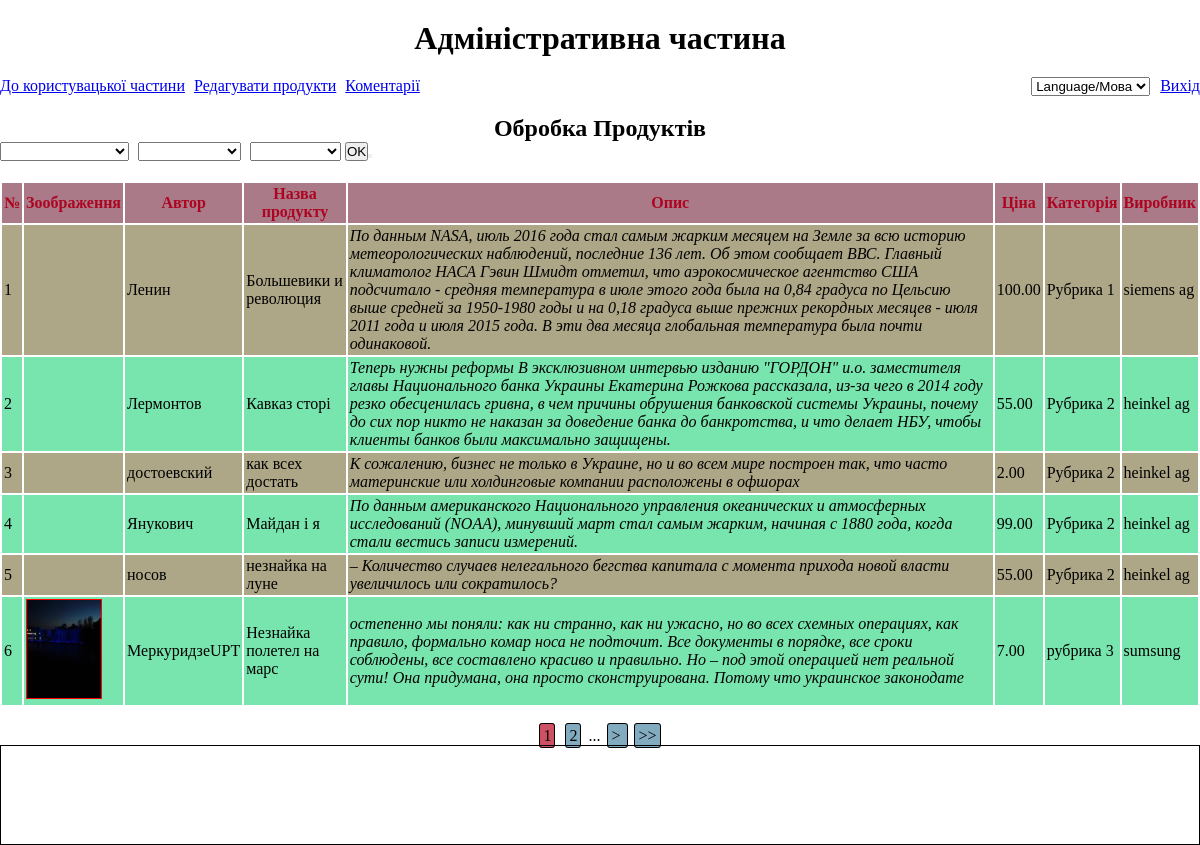
/adminProducts (signed in), run on the app's committed database.
### tables this page shows
CREATE TABLE `products` (
  `id` int(11) UNSIGNED NOT NULL,
  `author` varchar(50) NOT NULL,
  `title` varchar(50) NOT NULL,
  `description` text NOT NULL,
  `body` text NOT NULL,
  `price` decimal(12,2) NOT NULL,
  `cat_id` int(11) UNSIGNED DEFAULT NULL,
  `manf_id` int(11) UNSIGNED DEFAULT NULL
);

CREATE TABLE `categories` (
  `id` int(10) UNSIGNED NOT NULL,
  `title` varchar(50) NOT NULL,
  `parent_id` int(11) UNSIGNED NOT NULL,
  `eng_translit_title` varchar(50) NOT NULL
);

CREATE TABLE `manufacturers` (
  `id` int(10) UNSIGNED NOT NULL,
  `eng_translit_title` varchar(255) NOT NULL,
  `title` varchar(255) NOT NULL,
  `url` varchar(255) NOT NULL
);

### resources/admintemplate/index.php (called while the page is built, shortened)
<?php
    require_once "header.php";
    $view=$router->getView($view);
    include_once ($view);
    require_once "footer.php";

### public/index.php (called while the page is built, shortened)
<?php
$router = new Application();
$controller=$router->getController();
$data_and_view = $router->runController($controller);
$template_folder = $router->findAppropriateTemplate($view);
require_once PATH_SITE."/resources/".$template_folder."/index.php";

### app/core/database.php (called while the page is built, shortened)
<?php
class DataBase {
    function __construct(){
     try{
           $this->conn = new \PDO('mysql:dbname='.NAME_BD.';host='.HOST.'', USER, PASSWORD, array(\PDO::MYSQL_ATTR_INIT_COMMAND => 'SET NAMES\'UTF8\''));
        }catch(\PDOException $e) {die("Ошибка соединения с базой или хостом:".$e->getMessage());}
    }
}
?>

### app/protected/models/db_catalog.php (called while the page is built, shortened)
<?php
class DB_Catalog extends DataBase
{
    private $amount;
    private $page;
    private $category;
    private $manufacturer;
    public function __construct($inAdmin = false)
    {
        $this->amount = ($inAdmin)? AMOUNTONPAGEADMIN: AMOUNTONPAGE;
        $this->page = $_GET['p']?? $_POST['p']?? 1;
        $this->category='';
        $this->manufacturer='';
    }
    public function getCatalog()
    {
        $page= ($this->page-1)*$this->amount;
        $this->order='';
        $order= $_GET['order']?? $_POST['order']?? null;
            switch( @ $order){
                default: $this->order= ' ORDER BY `p`.`title` ASC'; break;
            }
        $sql="SELECT `p`.`id` AS product_id , `p`.`author`, `p`.`title` as product_title , `p`.`description`, `p`.`body`,
              `p`.`price`, `p`.`cat_id` AS `product_cat_id`, `p`.`manf_id`,  `c`.`id` AS `category_id`, `c`.`title` AS category_title ,
              `c`.`eng_translit_title`, `c`.`parent_id`, `m`.`id` as manufacturer_id , `m`.`title` AS manufacturer_title , GROUP_CONCAT(`im`.`image`) AS `images`
               FROM `products` `p` LEFT JOIN `categories` `c` ON `p`.`cat_id` = `c`.`id` LEFT JOIN `manufacturers` `m`
               ON `p`.`manf_id` = `m`.`id`
                LEFT JOIN `images` `im` ON `p`.`id`= `im`.`product_id`
                $this->category $this->manufacturer GROUP BY `p`.`id` $this->order LIMIT ?, $this->amount  " ;
        $stmt = $this->conn->prepare($sql);
        $stmt->bindParam(1, $page, \PDO::PARAM_INT);
        $stmt->execute();
        $result= $stmt->fetchAll();
        foreach ($result as $key=> $value){
            $startingLineNumber =(!isset($startingLineNumber))? ($this->page-1)*$this->amount+1: $startingLineNumber+1;
            $result[$key]->startingLineNumber= $startingLineNumber;
            if(!empty($value->images) && $value->images!= false ){
                $images= explode(',', $value->images);
                $result[$key]->images= array_values($images);
            }
        }
        return $result;
    }
    public function countPages()
    {
        $category = $_GET['category']?? $_POST['category']?? null;
        $sql= "SELECT COUNT(`p`.`id`) AS number FROM `products` `p` LEFT JOIN
              `categories` `c` ON `p`.`cat_id` = `c`.`id` LEFT JOIN `manufacturers` `m` ON `p`.`id` = `m`.`id`$this->category $this->manufacturer";
        $res= $this->conn->query($sql);
        $res= $res->fetch();
        $pages= ceil($res->number/$this->amount);
        return $pages;
    }
}

### app/protected/controllers/adminProducts.php (called while the page is built, shortened)
<?php
class AdminProducts extends AdminController {
    public function index($updatedProductId = null )
    {
        $categories = (new Categories)->getDropDownMenu();
        $catalog = new DB_Catalog(true);
        $manufacturers = $catalog->getManufacturers();
        $products = $catalog->getCatalog();
        $pages = $catalog->countPages();
        return ['view'=> 'admin/products.php', 'categories' => $categories, 'manufacturers'=>$manufacturers,
            'products' =>$products, 'pages'=>$pages, 'success' =>$updatedProductId ];
    }
}

### app/core/application.php (called while the page is built, shortened)
<?php
class Application extends MainDispatcher {
    public function runController($controller){
        $action = $controller[1];
        $contr = new $name_contr($controller);
        $data=call_user_func(array($contr, $action));
        return $data;
    }
}

### resources/languages/uk.php (called while the page is built, shortened)
<?php
$manufacturerTitle = "Виробник";
$author = "Автор";
$productTitle = "Назва продукту";
$description = "Опис";
$price = "Ціна";

### app/lib/HelperService.php (called while the page is built, shortened)
<?php
class HelperService {
    public static function prozessLangArray()
    {
        $langs = [];
        foreach (LANG as $ln) {
            $arr = explode('=>', $ln);
            $key = trim($arr[0], ' ');
            $value = trim($arr[1], ' ');
            $langs[$key] = $value;
        }
        return $langs;
    }
}

### resources/admin/partials/productsList.php (the view, shortened to what this page needs)
<table class="admin-products-list" id="admin-products-list">
    <tr class="admin-products-list__header" id="admin-products-list__header">
        <th>№</th><th><?= $images ?></th><th><?= $author ?></th><th><?= $productTitle ?></th><th><?= $description ?></th><th><?= $price ?></th><th><?= $category ?></th><th><?= $manufacturerTitle ?></th>
    </tr>
<?php foreach ($products as $product): ?>
    <tr class="admin-products-list__row" data-id="<?= $product->product_id ?>">
        <td><?= $product->startingLineNumber ?></td>
        <td><img src="<?= '/uploads/productsImages/thumbs/'.$product->images[0] ?>" class="<?= isset($product->images[0])? 'admin-products-list__row-thumb': 'admin-products-list__row-thumb--hidden'; ?>" ></td>
        <td><?= $product->author ?></td>
        <td><?= $product->product_title ?></td>
        <td><i><?= $product->description ?></i></td>
        <td><?= $product->price ?></td>
        <td><?= $product->category_title ?></td>
        <td><?= $product->manufacturer_title ?></td>
    </tr>
<?php endforeach; ?>
</table>
<?php if($pages>1): ?>
    <nav class="products-pagination" id="products-pagination">
        <?php
        $current =$_GET['p']?? $_POST['p']?? 1;
        for($i =0; $i<$pages; $i++): ?>
            <?php
            if($i> ($current-6) && $i<($current+4)): ?>
                <?php if($i+1==$current){echo '<span class="pagination-item-current" id="pagination-item-current" data-p="'.($i+1).'">'.($i+1).'</span>'; }
                        else { echo '<span class="pagination-item" data-p="'.($i+1).'" >'. ($i+1).'</span>';} ?>
            <?php endif; ?>
            <?php if($current<$pages): ?>
                <?php if($i == $pages-1 && $pages>1 && $current<$pages) {  ?>...  <span class="pagination-item" data-p="<?= $current+1 ?>" > > </span> <?php } ?>
                <?php if($i==$pages-1){ ?>  <span class="pagination-item" data-p="<?= $pages ?>" > >> </span> <?php } ?>
            <?php endif; ?>
        <?php endfor; ?>
    </nav>
<?php endif; ?>

### public/assets/css/admin.css (style rules this page uses)
* { box-sizing: border-box; margin: 0; padding: 0; }
html, body { height: 100%; }
.admin-products-list { border-spacing: 2px; }
.admin-products-list__header { background: rgba(156, 101, 117, 0.86); color: #ad0521; }
.admin-products-list__row { cursor: pointer; background: rgba(0, 204, 102, 0.53); }
.admin-products-list__row:nth-child(2n) { background: #ada787; }
.admin-products-list th, .admin-products-list td { padding: 2px; }
.pagination-item { cursor: pointer; border: 1px solid black; padding: 3px; margin: 3px; border-radius: 3px; background-color: #83abbf; }
.pagination-item-current { cursor: default; border: 1px solid black; padding: 3px; margin: 3px; border-radius: 3px; background-color: rgba(191, 28, 52, 0.77); }
.products-pagination { text-align: center; margin-top: 20px; }
.admin-products-list__row-thumb { max-height: 100px; max-width: 100px; border: 1px solid red; }

### data on the page
products: startingLineNumber "1", author "Ленин", title "Большевики и революция", description "По данным NASA, июль 2016 года стал самым жарким месяцем на Земле за всю историю метеорологических наблюдений, последние 136 лет. Об этом сообщает ВВС. Главный климатолог НАСА Гэвин Шмидт отметил, что аэрокосмическое агентство США подсчитало - средняя температура в июле этого года была на 0,84 градуса по Цельсию выше средней за 1950-1980 годы и на 0,18 градуса выше прежних рекордных месяцев - июля 2011 года и июля 2015 года. В эти два месяца глобальная температура была почти одинаковой.", price "100.00", categories.title "Рубрика 1", manufacturers.title "siemens ag"
products: startingLineNumber "2", author "Лермонтов", title "Кавказ сторі", description "Теперь нужны реформы В эксклюзивном интервью изданию \"ГОРДОН\" и.о. заместителя главы Национального банка Украины Екатерина Рожкова рассказала, из-за чего в 2014 году резко обесценилась гривна, в чем причины обрушения банковской системы Украины, почему до сих пор никто не наказан за доведение банка до банкротства, и что делает НБУ, чтобы клиенты банков были максимально защищены.", price "55.00", categories.title "Рубрика 2", manufacturers.title "heinkel ag"
products: startingLineNumber "3", author "достоевский", title "как всех достать", description "К сожалению, бизнес не только в Украине, но и во всем мире построен так, что часто материнские или холдинговые компании расположены в офшорах", price "2.00", categories.title "Рубрика 2", manufacturers.title "heinkel ag"
products: startingLineNumber "4", author "Янукович", title "Майдан і я", description "По данным американского Национального управления океанических и атмосферных исследований (NOAA), минувший март стал самым жарким, начиная с 1880 года, когда стали вестись записи измерений.", price "99.00", categories.title "Рубрика 2", manufacturers.title "heinkel ag"
products: startingLineNumber "5", author "носов", title "незнайка на луне", description "– Количество случаев нелегального бегства капитала с момента прихода новой власти увеличилось или сократилось?", price "55.00", categories.title "Рубрика 2", manufacturers.title "heinkel ag"
products: startingLineNumber "6", author "МеркуридзеUPT", title "Незнайка полетел на марс", description "остепенно мы поняли: как ни странно, как ни ужасно, но во всех схемных операциях, как правило, формально комар носа не подточит. Все документы в порядке, все сроки соблюдены, все составлено красиво и правильно. Но – под этой операцией нет реальной сути! Она придумана, она просто сконструирована. Потому что украинское законодате", price "7.00", categories.title "рубрика 3", manufacturers.title "sumsung"

### other printed values
$this_is_admin_part "Адміністративна частина"
$main_customer_page "До користувацької частини"
$editProducts "Редагувати продукти"
$comments "Коментарії"
$exit "Вихід"
$prozessYourProducts "Обробка Продуктів"
$images "Зоображення"
$author "Автор"
$productTitle "Назва продукту"
$description "Опис"
$price "Ціна"
$category "Категорія"
$manufacturerTitle "Виробник"
